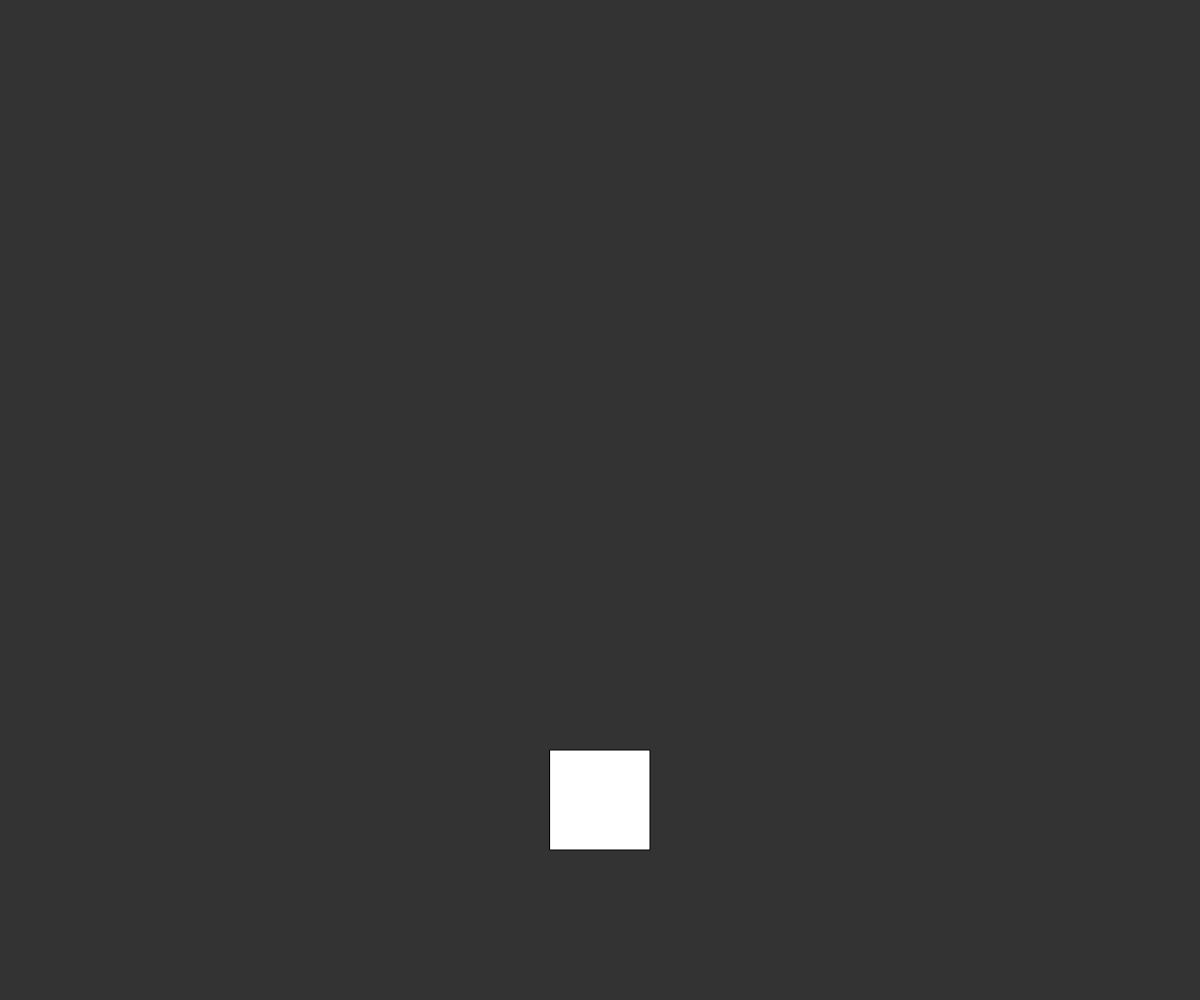
Frame 1 (no input)
Frame 60 (no input): identical to frame 1, image omitted
Frame 120 (the mouse pressed at the canvas centre since frame 60): identical to frame 1, image omitted

The p5.js sketch that drew this single still picture (run headless with seeded random() and noise() and a simulated clock; from frame 60 on, the mouse is pressed at the canvas centre):

// p5.js sketch
// ── sketch.js
function setup(){
	createCanvas(innerWidth,innerHeight);
	fillStyle = "#FFFFFF"
}

var kwadret = {}
var bok = 100
kwadret.x = innerWidth/2-bok/2
kwadret.y = innerHeight*3/4
kwadret.xs = 0
kwadret.ys = 0

function draw(){
	background(51);
	collision()
	update()
	rect(kwadret.x,kwadret.y,bok,bok)
	fill(255)
}

function windowResized() {
  resizeCanvas(windowWidth, windowHeight);
}


function collision(){
	if(mouseY < innerHeight*3/4 || mouseY > innerHeight*3/4+bok){return}
	if ( mouseX > kwadret.x && mouseX < kwadret.x+bok/2 ){
		kwadret.xs += mouseX - kwadret.x
	}
	else if(mouseX > kwadret.x + bok/2  && mouseX < kwadret.x+bok){
		kwadret.xs -= kwadret.x+bok - mouseX
	}
}

function update(){
	kwadret.x += kwadret.xs
	kwadret.xs ? kwadret.xs > 0 ? kwadret.xs -= 1 : kwadret.xs += 1 : null

}
